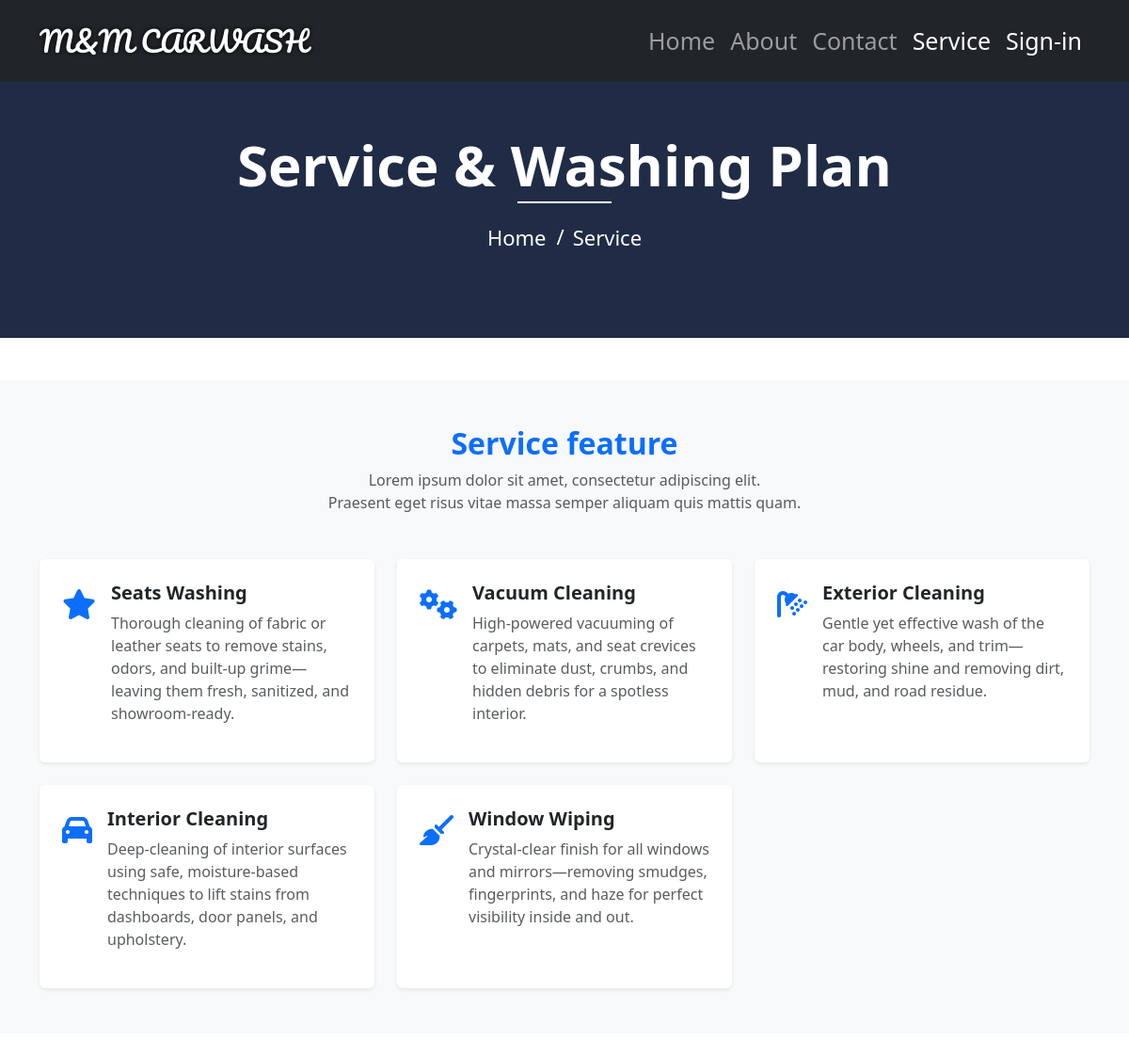
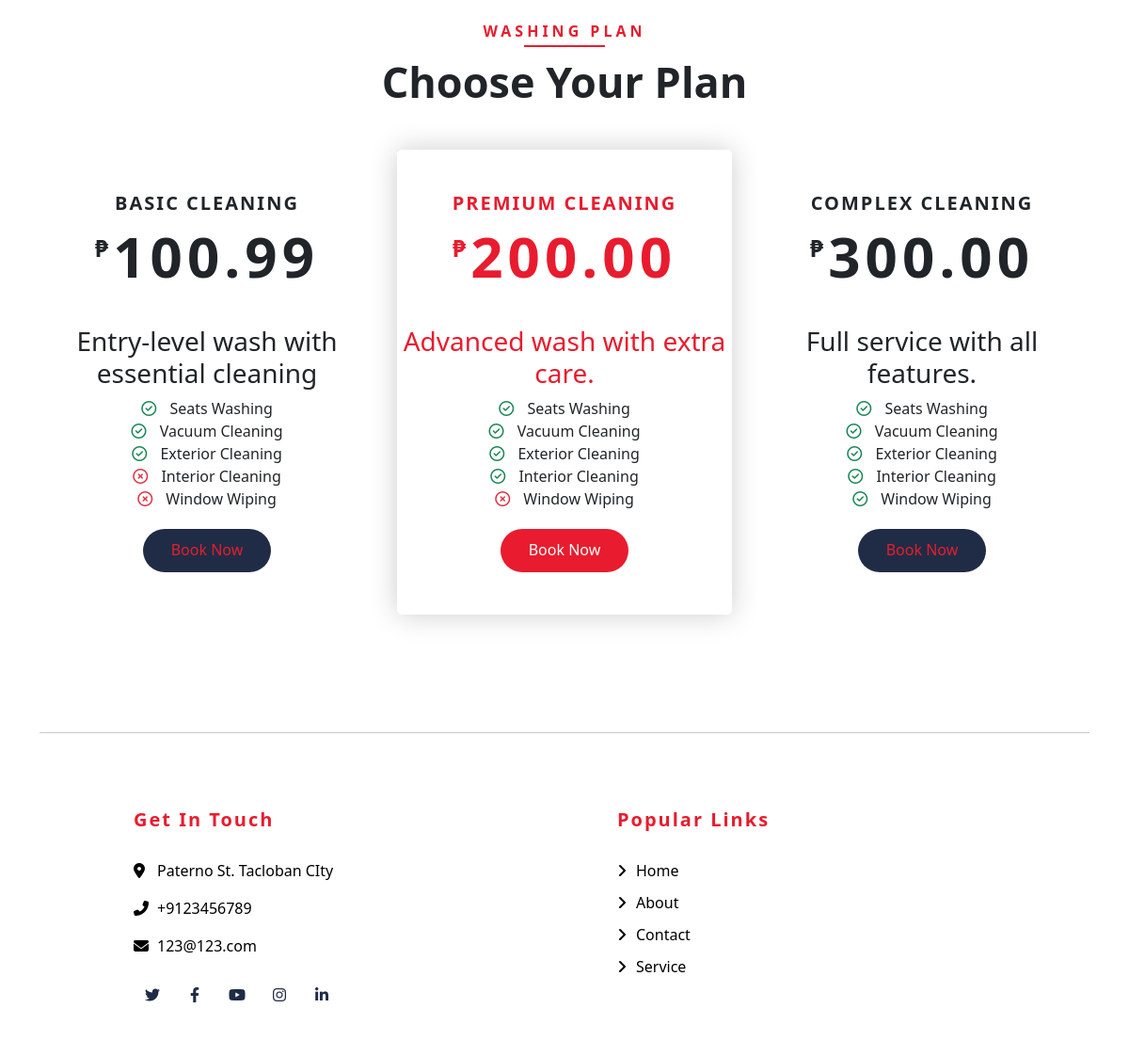
The page /customer/Service.php on the database its author committed (2 pictures, top to bottom).
### tables this page shows
CREATE TABLE `service_features` (
  `feature_id` int(11) NOT NULL,
  `service_id` int(11) NOT NULL,
  `feature_name` varchar(255) NOT NULL,
  `Description_tb` varchar(1000) DEFAULT NULL,
  `is_included` tinyint(1) DEFAULT 1,
  `Timeup` datetime DEFAULT current_timestamp()
);

CREATE TABLE `services_tb` (
  `service_id` int(11) NOT NULL,
  `service_name` varchar(100) DEFAULT NULL,
  `description` text DEFAULT NULL,
  `tier` enum('Basic','Advance','Prime') DEFAULT NULL,
  `price` decimal(10,2) DEFAULT NULL,
  `duration` time DEFAULT NULL,
  `glow_effect` tinyint(1) DEFAULT 0,
  `animation_hint` varchar(50) DEFAULT NULL
);

### customer/Service.php (called while the page is built, shortened)
<?php
include("../modal/Homemodal.php");
$page['page'] = 'Service';
$page['subpage'] = isset($_GET['subpage']) ? $_GET['subpage'] : 'Home';
    if (isset($_GET['function'])) {
        new ActiveService($page);
    } else {
        new Service($page);
    }
class Service
{
    function __construct($page)
    {
        $this->{$page['subpage']}();
    }
    function Home()
    {
        $Homemodal = new Homemodal;
        $srv = $Homemodal->Service();
        include('../views/Service.php');
    }
}
?>

### modal/db_connect.php (called while the page is built, shortened)
<?php
	class Connector{
		private $servername = "localhost";
		private $username = "root";
		private $password = "";
		function __construct(){
			try {
				$this->conn = new PDO("mysql:host=$this->servername;dbname=carwash", $this->username, $this->password);
			} catch(PDOException $e) {
				echo "Connection failed: " . $e->getMessage();
			}
		}
	}
?>

### modal/Homemodal.php (called while the page is built, shortened)
<?php
include "db_connect.php";
class Homemodal extends Connector
{
    public function Service()
    {
        $sql = "SELECT * FROM services_tb";
        $stmt = $this->conn->prepare($sql);
        $stmt->execute();
        return $stmt->fetchAll(PDO::FETCH_ASSOC);
    }
    public function getServiceFeatures($service_id)
    {
        $sql = "SELECT * FROM service_features WHERE service_id = ?";
        $stmt = $this->conn->prepare($sql);
        $stmt->execute([$service_id]);
        return $stmt->fetchAll(PDO::FETCH_ASSOC);
    }
    public function booking_table()
    {
        try {
            $sql = 'SELECT * FROM service_features WHERE feature_id IN (6, 7, 8, 9, 10)';
            $query = $this->conn->prepare($sql);
            $query->execute();
            return $query->fetchAll(PDO::FETCH_ASSOC);
        } catch (PDOException $e) {
            return [];
        }
    }
}

### views/Service.php (the view)
<?php include "../nav/header.php" ?>
<div class="page-header" style="margin-top: 0px;">
  <div class="container">
    <div class="row">
      <div class="col-12">
        <h2>Service & Washing Plan</h2>
      </div>
      <div class="col-12">
        <a class="sb" href="Homepage.php">Home</a>
        <a href="Service.php">Service</a>
      </div>
    </div>
  </div>
</div>
<main>
  <section id="services" class="py-5 bg-light">
    <div class="container">
      <div class="text-center mb-5">
        <h2 class="fw-bold text-primary">Service feature</h2>
        <p class="text-muted">Lorem ipsum dolor sit amet, consectetur adipiscing elit.<br>Praesent eget risus vitae massa semper aliquam quis mattis quam.</p>
      </div>
      <div class="row g-4">
        <?php
        $features = $Homemodal->booking_table();
        $icons = [
          'fa-star',
          'fa-cogs',
          'fa-shower',
          'fa-car',
          'fa-broom',
          'fa-spray-can',
          'fa-wind',
          'fa-water',
          'fa-sparkles',
          'fa-check-circle'
        ];
        foreach ($features as $index => $row) {
          if (in_array($row['feature_id'], [6, 7, 8, 9, 10])) {
            $iconClass = $icons[$index % count($icons)];
        ?>
            <div class="col-md-4 col-sm-6" data-aos="fade-up">
              <div class="d-flex align-items-start p-4 bg-white shadow-sm rounded service-box h-100">
                <div class="me-3 text-primary fs-2">
                  <i class="fa <?= $iconClass ?>"></i>
                </div>
                <div>
                  <h5 class="fw-bold"><?= htmlspecialchars($row['feature_name']) ?></h5>
                  <p class="text-muted"><?= htmlspecialchars($row['Description_tb']) ?></p>
                </div>
              </div>
            </div>
        <?php
          }
        }
        ?>
      </div>
  </section>
  <div id="PLAN" class="price">
    <div class="container">
      <div  class="section-header text-center">
        <p>Washing Plan</p>
        <h2>Choose Your Plan</h2>
      </div>
      <div class="row">
        <?php
        $total =  count($srv);
        $middleIndex = floor($total / 2);
        $index = 0;
        foreach ($srv as $seen): ?>
          <div class="col-md-4" data-aos="fade-up" data-aos-delay="100">
            <div class="price-item <?php if ($index == $middleIndex) echo 'featured-item'; ?>">
              <div class="price-header">
                <h3><?= htmlspecialchars($seen['service_name']); ?></h3>
                <h2><span>₱</span><strong><?= number_format($seen['price'], 2); ?></strong></h2>
              </div>
              <div class="price-body">
                <h3><?= htmlspecialchars($seen['description']); ?></h3>
                <ul>
                  <?php $features = $Homemodal->getServiceFeatures($seen['service_id']);
                  foreach ($features as $feature):
                    $features = $Homemodal->getServiceFeatures($seen['service_id']);
                  ?>
                    <li>
                      <?php if ($feature['is_included']): ?>
                        <i class="far fa-check-circle text-success"></i>
                      <?php else: ?>
                        <i class="far fa-times-circle text-danger"></i>
                      <?php endif; ?>
                      <?= htmlspecialchars($feature['feature_name']); ?>
                    </li>
                  <?php endforeach; ?>
                </ul>
              </div>
              <div class="price-footer">
                <?php if (isset($_SESSION['customer']) && $_SESSION['customer']['role'] === 'customer'): ?>
                  <a class="btn btn-custom" data-bs-toggle="modal" data-bs-target="#myModal">Book Now</a>
                <?php else: ?>
                  <a class="btn btn-custom" onclick="logonfirst()" data-bs-toggle="modal" data-bs-target="#loginmodal">Book Now</a>
                <?php endif; ?>
              </div>
            </div>
          </div>
          <?php $index++; ?>
        <?php endforeach; ?>
      </div>
    </div>
  </div>
  <?php include "../nav/footer.php" ?>

### assets/css/carousel.css (style rules this page uses)
body { padding-top: 3rem; padding-bottom: 3rem; color: rgb(var(--bs-tertiary-color-rgb)); }

### rows shown on the page
service_features: feature_name "Seats Washing", Description_tb "Thorough cleaning of fabric or leather seats to remove stains, odors, and built-up grime—leaving them fresh, sanitized, and showroom-ready.", is_included 1 (drawn)
service_features: feature_name "Vacuum Cleaning", Description_tb "High-powered vacuuming of carpets, mats, and seat crevices to eliminate dust, crumbs, and hidden debris for a spotless interior.", is_included 1 (drawn)
service_features: feature_name "Exterior Cleaning", Description_tb "Gentle yet effective wash of the car body, wheels, and trim—restoring shine and removing dirt, mud, and road residue.", is_included 1 (drawn)
service_features: feature_name "Interior Cleaning", Description_tb "Deep-cleaning of interior surfaces using safe, moisture-based techniques to lift stains from dashboards, door panels, and upholstery.", is_included 0 (drawn)
service_features: feature_name "Window Wiping", Description_tb "Crystal-clear finish for all windows and mirrors—removing smudges, fingerprints, and haze for perfect visibility inside and out.", is_included 0 (drawn)
services_tb: service_name "BASIC CLEANING", price "100.99", description "Entry-level wash with essential cleaning"
services_tb: service_name "PREMIUM CLEANING", price "200.00", description "Advanced wash with extra care."
service_features: is_included 1 (drawn), feature_name "Seats Washing"
service_features: is_included 1 (drawn), feature_name "Vacuum Cleaning"
service_features: is_included 1 (drawn), feature_name "Exterior Cleaning"
service_features: is_included 1 (drawn), feature_name "Interior Cleaning"
service_features: is_included 0 (drawn), feature_name "Window Wiping"
services_tb: service_name "COMPLEX CLEANING", price "300.00", description "Full service with all features."
service_features: is_included 1 (drawn), feature_name "Seats Washing"
service_features: is_included 1 (drawn), feature_name "Vacuum Cleaning"
service_features: is_included 1 (drawn), feature_name "Exterior Cleaning"
service_features: is_included 1 (drawn), feature_name "Interior Cleaning"
service_features: is_included 1 (drawn), feature_name "Window Wiping"
